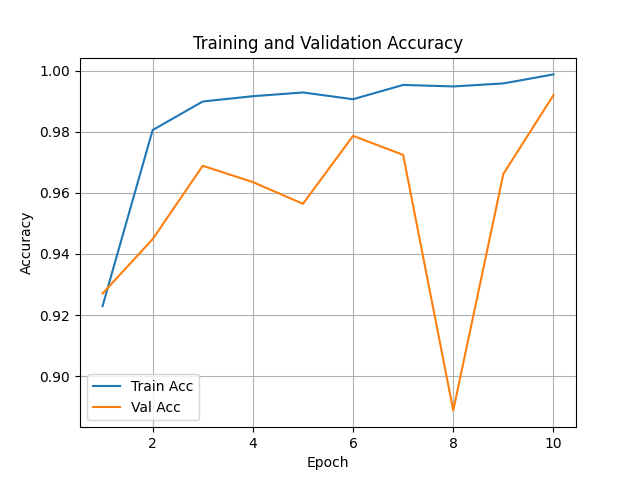
#> input picture RNN Models/accuracy_curve.png, 640 x 480 px
$ python -i feature_extractor.py   (imports and definitions only)
#> lines starting #> are read from the running program, lines starting #| are printed output that depends on the picture; after the words box and inside, x2 and y2 are one past the last pixel; in counts of white or black regions, pixels touching at a corner belong together
# src/feature_extractor.py
import cv2
import numpy as np
from scipy.fftpack import dct
from skimage.restoration import estimate_sigma
from skimage.util import img_as_float
from skimage.feature import local_binary_pattern


def resize_and_crop(img, size=(128, 128)):
    return cv2.resize(img, size)

def extract_dct_features(img, block_size=10):
    """
    提取图像的 DCT 特征，取左上角 10x10 的低频区域。
    """
    img = cv2.cvtColor(img, cv2.COLOR_BGR2GRAY)
    img = img_as_float(img)
    dct_map = dct(dct(img.T, norm='ortho').T, norm='ortho')
    return dct_map[:block_size, :block_size].flatten()

def total_variation(img):
    """
    计算图像的总变差（Total Variation）
    """
    img = cv2.cvtColor(img, cv2.COLOR_BGR2GRAY).astype(np.float32)
    tv = np.sum(np.abs(np.diff(img, axis=0))) + np.sum(np.abs(np.diff(img, axis=1)))
    return np.array([tv / (img.shape[0] * img.shape[1])], dtype=np.float32)

def extract_features(img):
    """
    提取综合特征：DCT + TV + LBP histogram + Color statistics + Noise RMS
    增加边缘密度、灰度直方图统计量、纹理熵、色彩偏斜度
    """
    img = resize_and_crop(img)
    dct_feat = extract_dct_features(img)
    tv_feat = total_variation(img)
    lbp_feat = extract_lbp_hist(img)
    color_feat = color_statistics(img)
    noise_feat = noise_rms(img)
    edge_feat = edge_density(img)
    gray_hist_feat = gray_histogram_stats(img)
    entropy_feat = texture_entropy(img)
    skewness_feat = color_skewness(img)
    return np.concatenate([
        dct_feat, tv_feat, lbp_feat, color_feat, noise_feat,
        edge_feat, gray_hist_feat, entropy_feat, skewness_feat,
        fft_energy(img),
        jpeg_block_artifacts(img),
        color_channel_shift(img),
        multi_scale_lbp(img)
    ])


# Helper functions
def extract_lbp_hist(img, P=8, R=1, bins=10):
    gray = cv2.cvtColor(img, cv2.COLOR_BGR2GRAY)
    lbp = local_binary_pattern(gray, P, R, method='uniform')
    hist, _ = np.histogram(lbp.ravel(), bins=np.arange(0, bins + 1), density=True)
    return hist.astype(np.float32)

def color_statistics(img):
    stats = []
    for space in [cv2.COLOR_BGR2RGB, cv2.COLOR_BGR2HSV]:
        converted = cv2.cvtColor(img, space)
        mean = np.mean(converted, axis=(0, 1))
        std = np.std(converted, axis=(0, 1))
        stats.extend(mean)
        stats.extend(std)
    return np.array(stats, dtype=np.float32)

def noise_rms(img):
    """
    提取图像的噪声残差 RMS 特征
    """
    gray = cv2.cvtColor(img, cv2.COLOR_BGR2GRAY).astype(np.float32)
    blur = cv2.GaussianBlur(gray, (3, 3), 0)
    residual = gray - blur
    rms = np.sqrt(np.mean(residual ** 2))
    return np.array([rms], dtype=np.float32)


# 批量提取特征，可选PCA降维
from concurrent.futures import ThreadPoolExecutor
def extract_features_batch(image_list, use_pca=False, n_components=100, verbose=False):
    features = []
    with ThreadPoolExecutor() as executor:
        if verbose:
            import sys
            from tqdm import tqdm
            results = list(tqdm(executor.map(extract_features, image_list), total=len(image_list), file=sys.stdout))
        else:
            results = list(executor.map(extract_features, image_list))
        features = np.array(results)

    if use_pca:
        from sklearn.decomposition import PCA
        pca = PCA(n_components=n_components)
        features = pca.fit_transform(features)
    return features
# 辅助特征函数
def edge_density(img):
    gray = cv2.cvtColor(img, cv2.COLOR_BGR2GRAY)
    edges = cv2.Canny(gray, 100, 200)
    density = np.sum(edges > 0) / (edges.shape[0] * edges.shape[1])
    return np.array([density], dtype=np.float32)

def gray_histogram_stats(img, bins=16):
    gray = cv2.cvtColor(img, cv2.COLOR_BGR2GRAY)
    hist = cv2.calcHist([gray], [0], None, [bins], [0, 256]).flatten()
    hist = hist / np.sum(hist)
    mean = np.mean(hist)
    std = np.std(hist)
    return np.array([mean, std], dtype=np.float32)

def texture_entropy(img):
    gray = cv2.cvtColor(img, cv2.COLOR_BGR2GRAY)
    hist = cv2.calcHist([gray], [0], None, [256], [0, 256])
    hist = hist / np.sum(hist)
    hist = hist[hist > 0]
    entropy = -np.sum(hist * np.log2(hist))
    return np.array([entropy], dtype=np.float32)

from scipy.stats import skew
def color_skewness(img):
    skewness_vals = []
    for c in cv2.split(img):
        skewness_vals.append(skew(c.reshape(-1)))
    return np.array(skewness_vals, dtype=np.float32)

def fft_energy(img):
    """
    计算图像的频域能量（高频和低频比例）
    """
    gray = cv2.cvtColor(img, cv2.COLOR_BGR2GRAY).astype(np.float32)
    f = np.fft.fft2(gray)
    fshift = np.fft.fftshift(f)
    magnitude_spectrum = np.abs(fshift)
    h, w = magnitude_spectrum.shape
    center = (int(h / 2), int(w / 2))
    low_freq_energy = np.sum(magnitude_spectrum[center[0]-10:center[0]+10, center[1]-10:center[1]+10])
    total_energy = np.sum(magnitude_spectrum)
    ratio = low_freq_energy / (total_energy + 1e-8)
    return np.array([ratio], dtype=np.float32)

def jpeg_block_artifacts(img):
    """
    估计图像中的 JPEG 压缩伪影强度
    """
    gray = cv2.cvtColor(img, cv2.COLOR_BGR2GRAY).astype(np.float32)
    h, w = gray.shape
    block_diff = []
    for i in range(8, h, 8):
        block_diff.append(np.mean(np.abs(gray[i, :] - gray[i - 1, :])))
    for j in range(8, w, 8):
        block_diff.append(np.mean(np.abs(gray[:, j] - gray[:, j - 1])))
    return np.array([np.mean(block_diff)], dtype=np.float32)

def color_channel_shift(img):
    """
    计算颜色通道之间的均值差异
    """
    b, g, r = cv2.split(img.astype(np.float32))
    rg = np.mean(np.abs(r - g))
    gb = np.mean(np.abs(g - b))
    br = np.mean(np.abs(b - r))
    return np.array([rg, gb, br], dtype=np.float32)

def multi_scale_lbp(img, radii=[1, 2, 3]):
    """
    多尺度 LBP 特征拼接
    """
    gray = cv2.cvtColor(img, cv2.COLOR_BGR2GRAY)
    feats = []
    for R in radii:
        P = 8 * R
        lbp = local_binary_pattern(gray, P, R, method='uniform')
        hist, _ = np.histogram(lbp.ravel(), bins=np.arange(0, P + 3), density=True)
        feats.extend(hist)
    return np.array(feats, dtype=np.float32)

>>> import cv2
>>> picture = cv2.imread('../../RNN Models/accuracy_curve.png')
#> picture is the input picture: shape (480, 640, 3); mean B, G, R 248.1, 248.6, 249.1
>>> result = extract_features(picture)
#> in extract_dct_features, `dct_map = dct(dct(img.T, norm='ortho').T, norm='ortho')`:
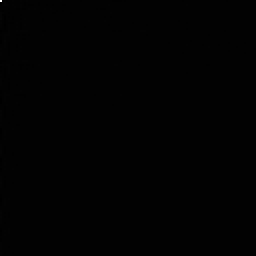
#> dct_map: shape (128, 128) float64 (shown 2 times larger); min -1.22, max 125.2, mean 0; drawn with min black and max white
#> in extract_features, `dct_feat = extract_dct_features(img)`: dct_feat = 100 values, max 125.2 at index 0, min -1.22 at index 10, mean 1.26
#> in total_variation, `tv = np.sum(np.abs(np.diff(img, axis=0))) + np.sum(np.abs(np.diff(img,..`: tv = 221340
#> in extract_features, `tv_feat = total_variation(img)`: tv_feat = [13.51]
#> in extract_lbp_hist, `lbp = local_binary_pattern(gray, P, R, method='uniform')`:
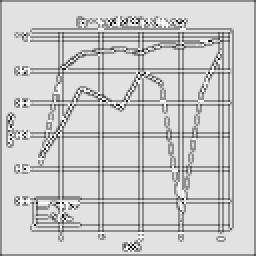
#> lbp: shape (128, 128) float64 (shown 2 times larger); min 0, max 9, mean 7.19; drawn with min black and max white
#> in extract_lbp_hist, `hist, _ = np.histogram(lbp.ravel(), bins=np.arange(0, bins + 1), densi..`: hist = [0.000488, 0.00397, 0.000244, 0.0245, 0.000732, 0.209, 0.00232, 0.0345, 0.706, 0.0184]
#> in extract_features, `lbp_feat = extract_lbp_hist(img)`: lbp_feat has the same summary as hist in extract_lbp_hist
#> the loop in color_statistics, `for space in [cv2.COLOR_BGR2RGB, cv2.COLOR_BGR2HSV]:` made 2 passes
#> (mean, std) on passes 1 to 2: ([249.9, 249.3, 248.7], [26.73, 26.69, 30.18]), ([1.02, 2.51, 250.5], [9.37, 21.2, 24.28])
#> after the loop in color_statistics, `for space in [cv2.COLOR_BGR2RGB, cv2.COLOR_BGR2HSV]:`: stats = [249.9, 249.3, 248.7, 26.73, 26.69, 30.18, 1.02, 2.51, 250.5, 9.37, 21.2, 24.28]
#> in extract_features, `color_feat = color_statistics(img)`: color_feat has the same summary as stats in color_statistics
#> in noise_rms, `blur = cv2.GaussianBlur(gray, (3, 3), 0)`:
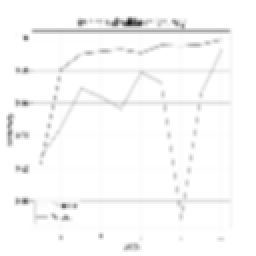
#> blur: shape (128, 128) float32 (shown 2 times larger); min 18.94, max 255, mean 249.4
#> in noise_rms, `residual = gray - blur`:
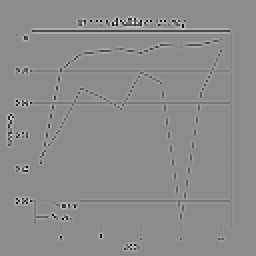
#> residual: shape (128, 128) float32 (shown 2 times larger); min -177.2, max 145.8, mean 0; drawn with min black and max white
#> in noise_rms, `rms = np.sqrt(np.mean(residual ** 2))`: rms = 16.58
#> in extract_features, `noise_feat = noise_rms(img)`: noise_feat = [16.58]
#> in edge_density, `edges = cv2.Canny(gray, 100, 200)`:
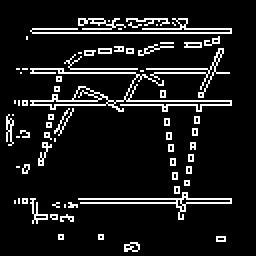
#> edges: shape (128, 128) (shown 2 times larger); 9.8% white in thin lines or dots, all inside (x1, y1, x2, y2) = (3, 9, 116, 126)
#> in edge_density, `density = np.sum(edges > 0) / (edges.shape[0] * edges.shape[1])`: density = 0.0983
#> in extract_features, `edge_feat = edge_density(img)`: edge_feat = [0.0983]
#> in gray_histogram_stats, `hist = cv2.calcHist([gray], [0], None, [bins], [0, 256]).flatten()`: hist = [31, 13, 22, 15, 19, 115, 34, 28, 17, 70, 54, 55, 224, 147, 56, 15484]
#> in gray_histogram_stats, `hist = hist / np.sum(hist)`: hist = [0.00189, 0.000793, 0.00134, 0.000916, 0.00116, 0.00702, 0.00208, 0.00171, 0.00104, 0.00427, 0.0033, 0.00336, 0.0137, 0.00897, 0.00342, 0.945]
#> in gray_histogram_stats, `mean = np.mean(hist)`: mean = 0.0625
#> in gray_histogram_stats, `std = np.std(hist)`: std = 0.228
#> in extract_features, `gray_hist_feat = gray_histogram_stats(img)`: gray_hist_feat = [0.0625, 0.228]
#> in texture_entropy, `hist = cv2.calcHist([gray], [0], None, [256], [0, 256])`: hist = 256 values, max 14293 at index 255, min 0 at index 1, mean 64
#> in texture_entropy, `hist = hist / np.sum(hist)`: hist = 256 values, max 0.872 at index 255, min 0 at index 1, mean 0.00391
#> in texture_entropy, `hist = hist[hist > 0]`: hist = 203 values, max 0.872 at index 202, min 6.1e-05 at index 1, mean 0.00493
#> in texture_entropy, `entropy = -np.sum(hist * np.log2(hist))`: entropy = 1.17
#> in extract_features, `entropy_feat = texture_entropy(img)`: entropy_feat = [1.17]
#> the loop in color_skewness, `for c in cv2.split(img):` made 3 passes
#> after the loop in color_skewness, `for c in cv2.split(img):`: skewness_vals = [-5.96, -5.96, -6.56]
#> in fft_energy, `low_freq_energy = np.sum(magnitude_spectrum[center[0]-10:center[0]+10,..`: low_freq_energy = 7034602.1
#> in fft_energy, `total_energy = np.sum(magnitude_spectrum)`: total_energy = 44287312.3
#> in fft_energy, `ratio = low_freq_energy / (total_energy + 1e-8)`: ratio = 0.159
#> after the loop in jpeg_block_artifacts, `for i in range(8, h, 8):`: block_diff = [0, 127.5, 7.2, 2.3, 3.42, 5.08, 0.586, 3.59, 2.77, 1.5, 0, 0.953, 7.51, 1.2, 3.97]
#> after the loop in jpeg_block_artifacts, `for j in range(8, w, 8):`: block_diff = 30 values, max 127.5 at index 1, min 0 at index 0, mean 8.01
#> in color_channel_shift, `rg = np.mean(np.abs(r - g))`: rg = 1.27
#> in color_channel_shift, `gb = np.mean(np.abs(g - b))`: gb = 1.05
#> in color_channel_shift, `br = np.mean(np.abs(b - r))`: br = 2.33
#> the loop in multi_scale_lbp, `for R in radii:` made 3 passes
#> P on passes 1 to 3: 8, 16, 24
#> pass 2, in multi_scale_lbp, `lbp = local_binary_pattern(gray, P, R, method='uniform')`:
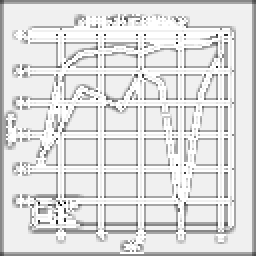
#> lbp: shape (128, 128) float64 (shown 2 times larger); min 0, max 17, mean 14.82; drawn with min black and max white
#> pass 3, in multi_scale_lbp, `lbp = local_binary_pattern(gray, P, R, method='uniform')`:
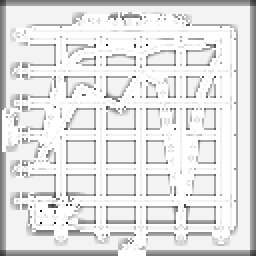
#> lbp: shape (128, 128) float64 (shown 2 times larger); min 2, max 25, mean 22.5; drawn with min black and max white
#> after the loop in multi_scale_lbp, `for R in radii:`: feats = 54 values, max 0.706 at index 8, min 0 at index 28, mean 0.0556
#> result = 190 values, max 250.5 at index 119, min -6.56 at index 130, mean 6.82
